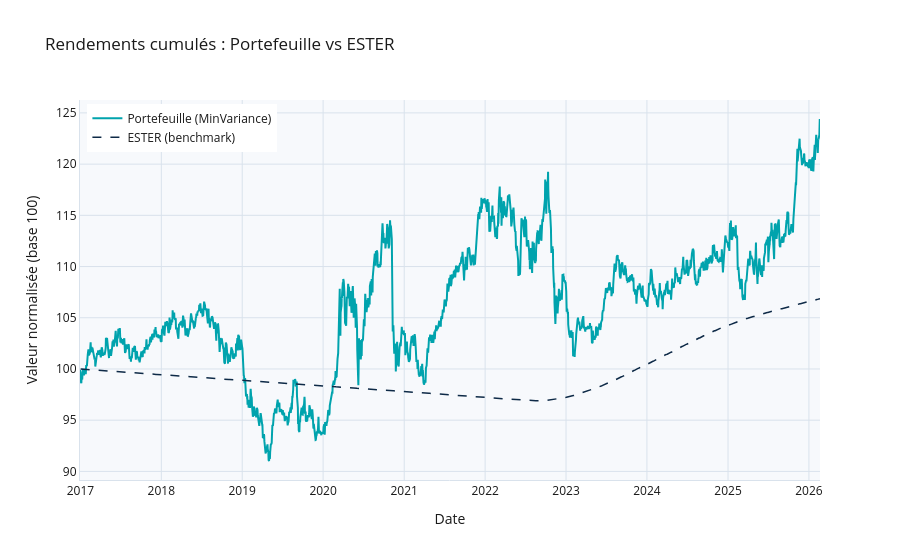

The code cell stored with this chart in its notebook:
### Markdown cell above
### 5a. Rendements cumulés — Portefeuille vs Benchmark

### Code cell
fig_cumul = reporter.plot_cumulative_returns()
fig_cumul.show()

### Figure 1 — Plotly figure (JSON) as saved in the notebook; plotly's stock layout.template omitted (floating-point values rounded to 4 significant figures; data arrays with more than 128 entries replaced by an {"elided": "..."} marker saying what was removed)
{"data": [{"line": {"color": "#00A3AD", "width": 2}, "name": "Portefeuille (MinVariance)", "type": "scatter", "x": {"elided": "2347 str values"}, "y": {"elided": "2347 float values"}}, {"line": {"color": "#0E2A47", "dash": "dash", "width": 1.5}, "name": "ESTER (benchmark)", "type": "scatter", "x": {"elided": "2346 str values"}, "y": {"elided": "2346 float values"}}], "layout": {"font": {"color": "#1A1A1A"}, "legend": {"font": {"color": "#1A1A1A"}, "x": 0.01, "y": 0.99}, "paper_bgcolor": "white", "plot_bgcolor": "#F7F9FC", "title": {"text": "Rendements cumulés : Portefeuille vs ESTER"}, "xaxis": {"gridcolor": "#D9E2EC", "linecolor": "#D9E2EC", "title": {"text": "Date"}, "zerolinecolor": "#D9E2EC"}, "yaxis": {"gridcolor": "#D9E2EC", "linecolor": "#D9E2EC", "title": {"text": "Valeur normalisée (base 100)"}, "zerolinecolor": "#D9E2EC"}}}
